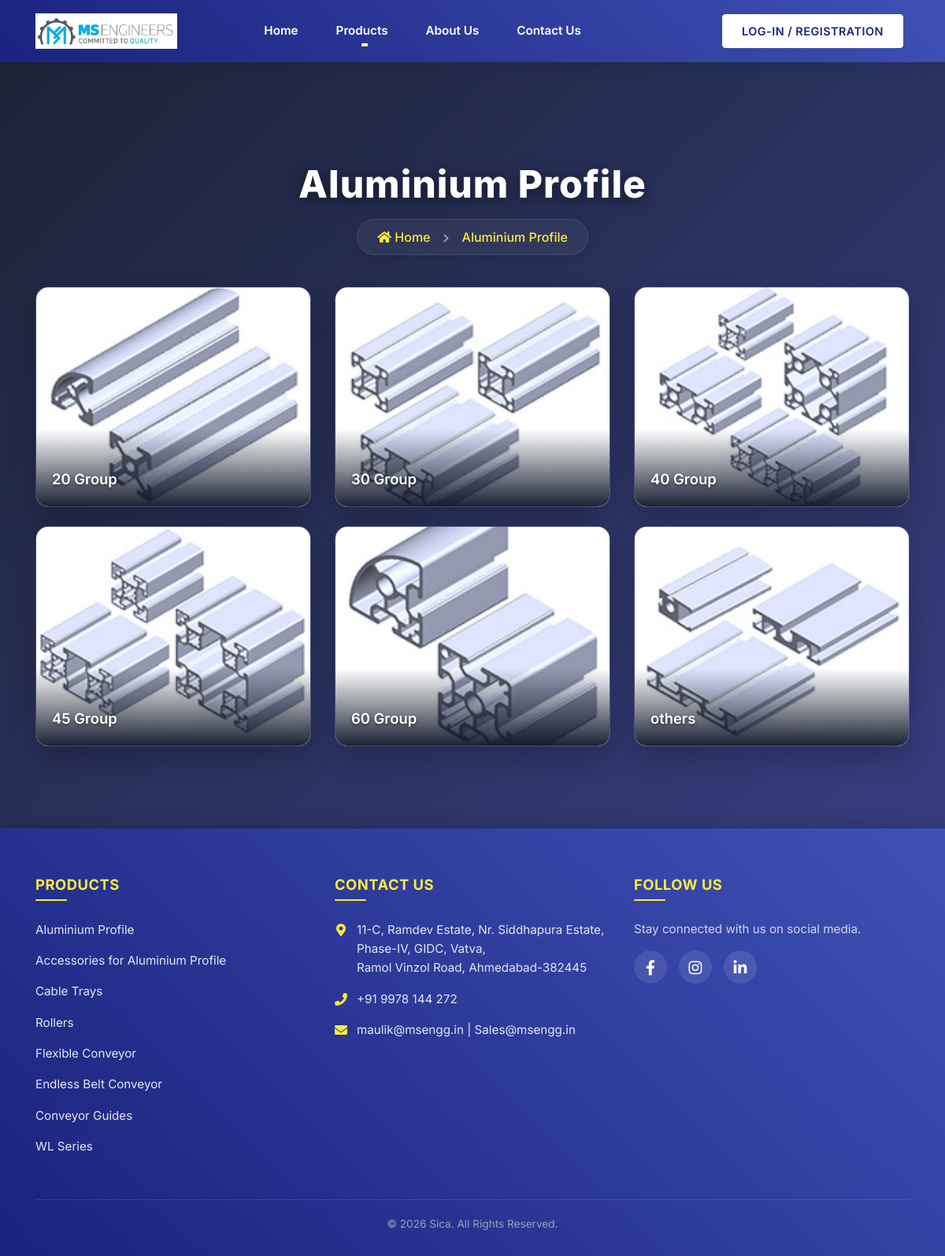
Screenshot of /product_click.php?product_name=Aluminium+Profile with the database file from the repository.
### tables this page shows
CREATE TABLE `product` (
  `Sr.no` int(255) NOT NULL,
  `pro_name` varchar(90) NOT NULL,
  `pro_part` varchar(90) NOT NULL,
  `pro_part_img` varchar(255) NOT NULL
);

CREATE TABLE `pro` (
  `Sr.no` int(225) NOT NULL,
  `product_name` varchar(70) NOT NULL,
  `product_description` text NOT NULL,
  `img` varchar(225) NOT NULL
);

### product_name.php (called while the page is built)
<?php
include('connect.php');
$connectDB = new PDO($dns, $username, $password);
$connectDB->setAttribute(PDO::ATTR_ERRMODE, PDO::ERRMODE_EXCEPTION);
$query = $connectDB->prepare("SELECT * FROM pro");
$query->execute();
$products = $query->fetchAll(PDO::FETCH_ASSOC);
?>

### product_click.php (the view, shortened to what this page needs)
<?php
include('connect.php');
include('product_name.php');
try {
    $connectDB = new PDO($dns, $username, $password);
    $connectDB->setAttribute(PDO::ATTR_ERRMODE, PDO::ERRMODE_EXCEPTION);
} catch (PDOException $e) {
    echo "Connection failed: " . $e->getMessage();
    exit();
}
$product_name = isset($_GET['product_name']) ? $_GET['product_name'] : '';
$stmt = $connectDB->prepare('SELECT pro_name, pro_part, pro_part_img FROM product WHERE pro_name = :product_name');
$stmt->execute(['product_name' => $product_name]);
$pro = $stmt->fetchAll(PDO::FETCH_ASSOC);
?>
<!DOCTYPE html>
<html lang="en">
<head>
    <link rel="stylesheet" href="https://stackpath.bootstrapcdn.com/bootstrap/4.5.2/css/bootstrap.min.css">
    <link rel="stylesheet" href="https://cdnjs.cloudflare.com/ajax/libs/font-awesome/5.15.4/css/all.min.css">
</head>
<body>
    <?php include('header.php'); ?>
    <div class="page-wrapper container">
        <div class="product-header">
            <h2><?php echo htmlspecialchars($product_name); ?></h2>
            <div class="path-container">
                <a href="https://msengg.in/"><i class="fas fa-home"></i> Home</a>
                <?php if (!empty($product_name)): ?>
                    <span class="separator"><i class="fas fa-chevron-right" style="font-size: 0.75rem;"></i></span>
                    <a href="https://msengg.in/product_click.php?product_name=<?php echo urlencode($product_name); ?>">
                        <?php echo htmlspecialchars($product_name); ?>
                    </a>
                <?php endif; ?>
            </div>
        </div>
        <div class="row">
            <?php foreach ($pro as $index => $product): ?>
                <div class="col-lg-4 col-md-6 col-sm-12 mb-4">
                    <a href="part_click.php?part=<?php echo urlencode($product['pro_part']); ?>&name=<?php echo urlencode($product['pro_name']); ?>" class="part-card-glass">
                        <img src="<?php echo htmlspecialchars($product['pro_part_img']); ?>" alt="<?php echo htmlspecialchars($product['pro_name']); ?>">
                        <div class="part-overlay">
                            <p><?php echo htmlspecialchars($product['pro_part']); ?></p>
                        </div>
                    </a>
                </div>
            <?php endforeach; ?>
        </div>
    </div>
    <?php include('footer.php'); ?>
</body>
</html>

### header.php (shortened to what this page needs)
<nav class="navbar navbar-expand-lg modern-navbar fixed-top">
    <div class="container">
        <a class="navbar-brand" href="index.php">
            <img src="logo.jpg" alt="Sica">
        </a>
        <div class="collapse navbar-collapse" id="navbarNav">
            <ul class="navbar-nav mx-auto">
                <li class="nav-item">
                    <a href="index.php" class="nav-link">Home</a>
                </li>
                <li class="nav-item dropdown">
                    <a class="nav-link dropdown-toggle" href="#" id="navbarDropdown" role="button">
                        Products
                    </a>
                </li>
                <li class="nav-item">
                    <a href="about_us.php" class="nav-link">About Us</a>
                </li>
                <li class="nav-item">
                    <a href="contact_us.php" class="nav-link">Contact Us</a>
                </li>
            </ul>
            <div class="navbar-nav ml-auto">
                <a href="login.php" class="nav-link btn login-button">LOG-IN / REGISTRATION</a>
            </div>
        </div>
    </div>
</nav>

### footer.php (shortened to what this page needs)
<footer class="modern-footer">
    <div class="container">
        <div class="row">
            <div class="col-md-4 col-sm-6 mb-4 mb-md-0">
                <h5>Products</h5>
                <ul>
                    <?php foreach ($products as $product): ?>
                        <li>
                            <a href="product_click.php?product_name=<?= urlencode($product['product_name']) ?>">
                                <?= htmlspecialchars($product['product_name']) ?>
                            </a>
                        </li>
                    <?php endforeach; ?>
                </ul>
            </div>
            <div class="col-md-4 col-sm-6 mb-4 mb-md-0">
                <h5>Contact Us</h5>
                <ul>
                    <li>
                        <i class="fas fa-map-marker-alt contact-icon"></i>
                        <span>
                            11-C, Ramdev Estate, Nr. Siddhapura Estate, Phase-IV, GIDC, Vatva,<br>
                            Ramol Vinzol Road, Ahmedabad-382445
                        </span>
                    </li>
                    <li>
                        <i class="fas fa-phone contact-icon"></i>
                        <span>+91 9978 144 272</span>
                    </li>
                    <li>
                        <i class="fas fa-envelope contact-icon"></i>
                        <span>
                            <a href="mailto:maulik@sica.in">maulik@msengg.in</a> |
                            <a href="mailto:sales@msengg.in">Sales@msengg.in</a>
                        </span>
                    </li>
                </ul>
            </div>
            <div class="col-md-4 col-sm-6">
                <h5>Follow Us</h5>
                <p class="text-light mb-3" style="opacity: 0.8; font-size: 0.95rem;">Stay connected with us on social media.</p>
                <div class="social-icons">
                    <a href="https://www.facebook.com/profile.php?id=100064131395346&mibextid=ZbWKwL" target="_blank" title="Facebook"><i class="fab fa-facebook-f"></i></a>
                    <a href="https://www.instagram.com/msen.gg?utm_source=qr&igsh=M2xybTZiazkzNG1q" target="_blank" title="Instagram"><i class="fab fa-instagram"></i></a>
                    <a href="https://www.linkedin.com/in/maulik-shastri-503b431a5?utm_source=share&utm_campaign=share_via&utm_content=profile&utm_medium=android_app" target="_blank" title="LinkedIn"><i class="fab fa-linkedin-in"></i></a>
                </div>
            </div>
        </div>
        <div class="row">
            <div class="col-12 text-center">
                <div class="footer-bottom">
                    &copy; <?= date("Y"); ?> Sica. All Rights Reserved.
                </div>
            </div>
        </div>
    </div>
</footer>

### product_click.php (style rules this page uses)
body { font-family: 'Inter', sans-serif; color: #e2e8f0; margin: 0; padding: 0; overflow-x: hidden; background-image: url('https://images.unsplash.com/photo-1581091226825-a6a2a5aee158?auto=format&fit=crop&q=80&w=2000'); background-attachment: fixed; background-size: cover; background-position: center; }
.page-wrapper { position: relative; z-index: 1; padding-top: 130px; padding-bottom: 80px; }
.product-header { text-align: center; margin-bottom: 40px; }
.product-header h2 { font-weight: 800; font-size: 3rem; letter-spacing: 1px; color: #ffffff; margin-bottom: 15px; text-shadow: 0 4px 20px rgba(0,0,0,0.5); word-wrap: break-word; }
.path-container { background: rgba(255, 255, 255, 0.05); backdrop-filter: blur(12px); -webkit-backdrop-filter: blur(12px); border: 1px solid rgba(255, 255, 255, 0.1); padding: 10px 25px; border-radius: 50px; display: inline-block; font-weight: 500; box-shadow: 0 4px 15px rgba(0, 0, 0, 0.1); }
.path-container a { color: #ffeb3b; text-decoration: none; transition: color 0.3s ease; }
.path-container .separator { color: #94a3b8; margin: 0 12px; font-size: 0.9rem; }
.part-card-glass { background: rgba(255, 255, 255, 0.05); backdrop-filter: blur(12px); -webkit-backdrop-filter: blur(12px); border: 1px solid rgba(255, 255, 255, 0.1); border-radius: 16px; overflow: hidden; position: relative; transition: all 0.4s cubic-bezier(0.175, 0.885, 0.32, 1.275); height: 280px; display: block; box-shadow: 0 15px 35px rgba(0, 0, 0, 0.2); }
.part-card-glass img { width: 100%; height: 100%; object-fit: cover; transition: transform 0.7s ease; }
.part-overlay { position: absolute; bottom: 0; left: 0; width: 100%; background: linear-gradient(to top, rgba(15, 23, 42, 0.95) 0%, transparent 100%); padding: 50px 20px 20px; text-align: left; }
.part-overlay p { margin: 0; font-size: 1.15rem; font-weight: 600; color: #ffffff; text-shadow: 0 2px 4px rgba(0,0,0,0.5); transition: color 0.3s ease; }

### header.php (style rules this page uses)
.modern-navbar { background: linear-gradient(45deg, #1a237e, #3f51b5) !important; box-shadow: 0 4px 15px rgba(0, 0, 0, 0.1) !important; padding: 12px 0 !important; transition: all 0.3s ease; }
.modern-navbar .navbar-brand img { height: 45px; transition: transform 0.3s ease; }
.modern-navbar .nav-link { color: #ffffff !important; font-weight: 600; font-size: 0.95rem; padding: 8px 16px !important; margin: 0 8px; transition: color 0.3s ease; position: relative; }
@media (min-width: 992px) { .modern-navbar .nav-link::after { content: ''; position: absolute; bottom: 0; left: 50%; width: 0; height: 2px; background: #ffeb3b; transition: all 0.3s ease; transform: translateX(-50%); } }
.modern-navbar .login-button { background: #ffffff !important; color: #1a237e !important; border-radius: 4px; padding: 10px 24px !important; font-weight: 600; font-size: 0.9rem; letter-spacing: 0.5px; transition: all 0.3s ease; margin-left: 15px; border: 1px solid #ffffff; text-align: center; }
body { padding-top: 75px; }

### footer.php (style rules this page uses)
.modern-footer { background: linear-gradient(45deg, #1a237e, #3f51b5); color: #ffffff; padding: 60px 0 30px; box-shadow: 0 -4px 20px rgba(0, 0, 0, 0.15); font-family: 'Inter', sans-serif; }
.modern-footer h5 { color: #ffeb3b; font-weight: 700; font-size: 1.15rem; margin-bottom: 25px; text-transform: uppercase; letter-spacing: 0.5px; position: relative; padding-bottom: 10px; }
.modern-footer h5::after { content: ''; position: absolute; left: 0; bottom: 0; width: 40px; height: 2px; background: #ffeb3b; border-radius: 2px; }
.modern-footer ul { list-style: none; padding: 0; margin: 0; }
.modern-footer ul li { margin-bottom: 15px; color: #e2e8f0; font-size: 0.95rem; line-height: 1.6; display: flex; align-items: flex-start; }
.modern-footer a { color: #e2e8f0; text-decoration: none; transition: all 0.3s ease; display: inline-block; }
.modern-footer .contact-icon { color: #ffeb3b; font-size: 1rem; margin-right: 12px; margin-top: 4px; min-width: 16px; text-align: center; }
.modern-footer .social-icons { display: flex; gap: 15px; margin-top: 10px; }
.modern-footer .social-icons a { display: inline-flex; align-items: center; justify-content: center; width: 42px; height: 42px; background: rgba(255, 255, 255, 0.1); border-radius: 50%; color: #ffffff; font-size: 1.2rem; transition: all 0.3s ease; }
.modern-footer .footer-bottom { border-top: 1px solid rgba(255, 255, 255, 0.1); padding-top: 20px; margin-top: 40px; text-align: center; font-size: 0.85rem; color: #94a3b8; }

### rows the page displays
product: pro_part_img (picture), pro_part "20 Group"
product: pro_part_img (picture), pro_part "30 Group"
product: pro_part_img (picture), pro_part "40 Group"
product: pro_part_img (picture), pro_part "45 Group"
product: pro_part_img (picture), pro_part "60 Group"
product: pro_part_img (picture), pro_part "others"
pro: product_name "Aluminium Profile"
pro: product_name "Accessories for Aluminium Profile"
pro: product_name "Cable Trays"
pro: product_name "Rollers"
pro: product_name "Flexible Conveyor"
pro: product_name "Endless Belt Conveyor"
pro: product_name "Conveyor Guides"
pro: product_name "WL Series"

### other values shown
$product_name "Aluminium Profile"
